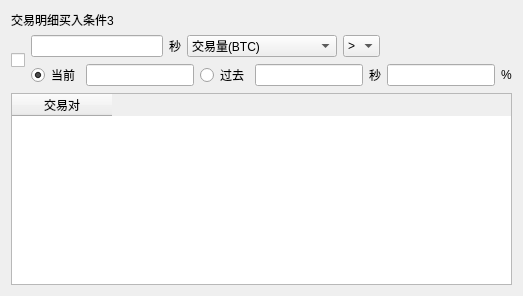
         <widget class="QWidget" name="widget_3" native="true">
          <layout class="QVBoxLayout" name="verticalLayout_10">
           <item>
            <widget class="QLabel" name="label_38">
             <property name="text">
              <string>交易明细买入条件3</string>
             </property>
            </widget>
           </item>
           <item>
            <layout class="QHBoxLayout" name="horizontalLayout_12">
             <item>
              <widget class="QCheckBox" name="cb_buyQuantitative_3">
               <property name="text">
                <string/>
               </property>
              </widget>
             </item>
             <item>
              <layout class="QVBoxLayout" name="verticalLayout_11">
               <item>
                <layout class="QHBoxLayout" name="horizontalLayout_6">
                 <item>
                  <widget class="QLineEdit" name="edt_param_1_3"/>
                 </item>
                 <item>
                  <widget class="QLabel" name="label_12">
                   <property name="text">
                    <string>秒</string>
                   </property>
                  </widget>
                 </item>
                 <item>
                  <widget class="QComboBox" name="cb_quan_type_3">
                   <property name="minimumSize">
                    <size>
                     <width>150</width>
                     <height>0</height>
                    </size>
                   </property>
                   <item>
                    <property name="text">
                     <string>交易量(BTC)</string>
                    </property>
                   </item>
                   <item>
                    <property name="text">
                     <string>交易次数</string>
                    </property>
                   </item>
                  </widget>
                 </item>
                 <item>
                  <widget class="QComboBox" name="cb_param_2_3">
                   <item>
                    <property name="text">
                     <string>&gt;</string>
                    </property>
                   </item>
                   <item>
                    <property name="text">
                     <string>&lt;</string>
                    </property>
                   </item>
                  </widget>
                 </item>
                 <item>
                  <spacer name="horizontalSpacer_3">
                   <property name="orientation">
                    <enum>Qt::Horizontal</enum>
                   </property>
                   <property name="sizeHint" stdset="0">
                    <size>
                     <width>40</width>
                     <height>20</height>
                    </size>
                   </property>
                  </spacer>
                 </item>
                </layout>
               </item>
               <item>
                <layout class="QHBoxLayout" name="horizontalLayout_13">
                 <item>
                  <widget class="QRadioButton" name="radio_param_31_3">
                   <property name="text">
                    <string>当前</string>
                   </property>
                   <property name="checked">
                    <bool>true</bool>
                   </property>
                  </widget>
                 </item>
                 <item>
                  <widget class="QLineEdit" name="edt_Param_41_3"/>
                 </item>
                 <item>
                  <widget class="QRadioButton" name="radio_param_32_3">
                   <property name="text">
                    <string>过去</string>
                   </property>
                  </widget>
                 </item>
                 <item>
                  <widget class="QLineEdit" name="edt_Param_42_3"/>
                 </item>
                 <item>
                  <widget class="QLabel" name="label_13">
                   <property name="text">
                    <string>秒</string>
                   </property>
                  </widget>
                 </item>
                 <item>
                  <widget class="QLineEdit" name="edt_Param_5_3"/>
                 </item>
                 <item>
                  <widget class="QLabel" name="label_14">
                   <property name="text">
                    <string>%</string>
                   </property>
                  </widget>
                 </item>
                </layout>
               </item>
              </layout>
             </item>
            </layout>
           </item>
           <item>
            <widget class="QTableWidget" name="tab_buyQuantitative_3">
             <property name="sortingEnabled">
              <bool>true</bool>
             </property>
             <column>
              <property name="text">
               <string>交易对</string>
              </property>
             </column>
            </widget>
           </item>
          </layout>
         </widget>
